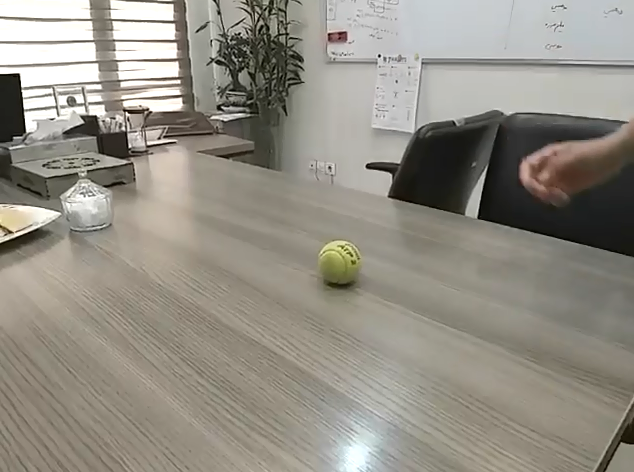
#> input picture exercises/HW1/answers/Q3/ball.PNG, 634 x 472 px, found by its file name
$ python 1.py
#> lines starting #> are read from the running program, lines starting #| are printed output that depends on the picture; after the words box and inside, x2 and y2 are one past the last pixel; in counts of white or black regions, pixels touching at a corner belong together
import cv2
import numpy as np

window_name = "gray filter"

cv2.namedWindow(window_name)

cv2.createTrackbar("Rmin", window_name, 0, 255, lambda x:None)
#> slider 'Rmin' is set to 51
cv2.createTrackbar("Gmin", window_name, 0, 255, lambda x:None)
#> slider 'Gmin' is set to 51
cv2.createTrackbar("Bmin", window_name, 0, 255, lambda x:None)
#> slider 'Bmin' is set to 51
cv2.createTrackbar("Rmax", window_name, 255, 255, lambda x:None)
cv2.createTrackbar("Gmax", window_name, 255, 255, lambda x:None)
cv2.createTrackbar("Bmax", window_name, 255, 255, lambda x:None)

img = cv2.imread("ball.png")
#> img is the input picture: shape (472, 634, 3); mean B, G, R 133.2, 143, 147.1

while True:
    rmin = cv2.getTrackbarPos("Rmin", window_name)
    gmin = cv2.getTrackbarPos("Gmin", window_name)
    bmin = cv2.getTrackbarPos("Bmin", window_name)
    rmax = cv2.getTrackbarPos("Rmax", window_name)
    gmax = cv2.getTrackbarPos("Gmax", window_name)
    bmax = cv2.getTrackbarPos("Bmax", window_name)
    mins = np.array([bmin, gmin, rmin])
    maxs = np.array([bmax, gmax, rmax])
    bin_output = cv2.inRange(img, mins, maxs)
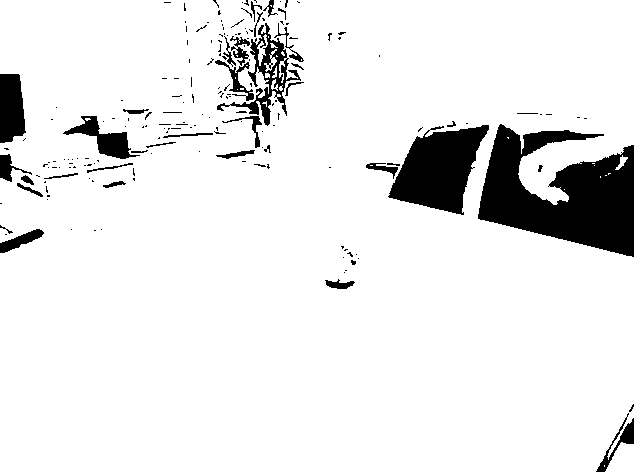
#> bin_output: shape (472, 634); 91.1% white; 186 black regions (149 under 20 px), largest, box (x1, y1, x2, y2) and area: (478, 124, 634, 257) 12099, (388, 125, 489, 215) 5386, (217, 23, 301, 126) 1821
    cv2.imshow(window_name, bin_output)
    if cv2.waitKey(30) == ord('q'):
#> (key q is pressed here)
        break
